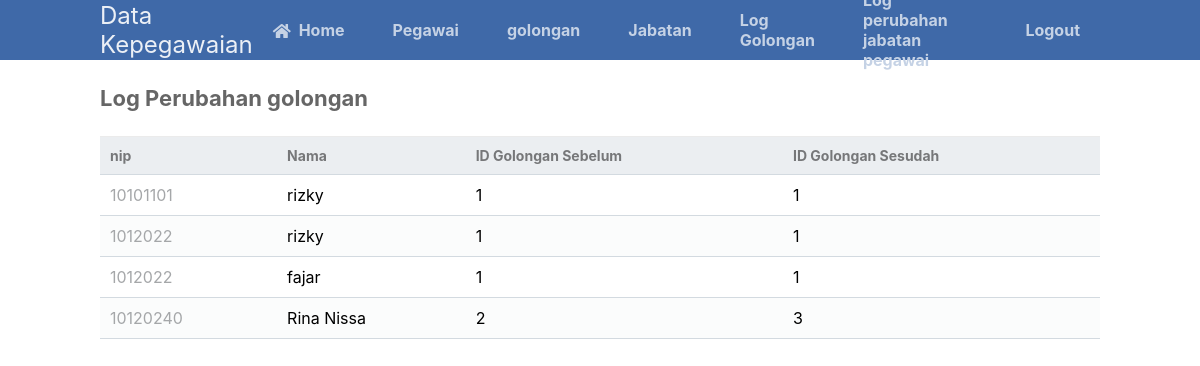
The app's page /log_golongan.php (signed in) with its own data.
### tables this page shows
CREATE TABLE `log_perubahan_golongan_pegawai` (
  `nip` varchar(8) NOT NULL,
  `nama` varchar(50) NOT NULL,
  `id_golongan_sebelum` varchar(1) NOT NULL,
  `id_golongan_sesudah` varchar(1) NOT NULL,
  `tanggal_perubahan` time NOT NULL
);

### log_golongan.php (the view, shortened to what this page needs)
<?php
include 'functions.php';
$pdo = pdo_connect_mysql();
$page = isset($_GET['page']) && is_numeric($_GET['page']) ? (int)$_GET['page'] : 1;
$records_per_page = 100;
$stmt = $pdo->prepare('SELECT * FROM log_perubahan_golongan_pegawai ORDER BY nip LIMIT :current_page, :record_per_page');
$stmt->bindValue(':current_page', ($page-1)*$records_per_page, PDO::PARAM_INT);
$stmt->bindValue(':record_per_page', $records_per_page, PDO::PARAM_INT);
$stmt->execute();
$contacts = $stmt->fetchAll(PDO::FETCH_ASSOC);
?>
<?=template_header('Read')?>
<div class="content read">
	<h2>Log Perubahan golongan</h2>
	<table>
        <thead>
            <tr>
                <td>nip</td>
                <td>Nama</td>
                <td>ID Golongan Sebelum</td>
                <td>ID Golongan Sesudah</td>
            </tr>
        </thead>
        <tbody>
            <?php foreach ($contacts as $contact): ?>
            <tr>
                <td><?=$contact['nip']?></td>
                <td><?=$contact['nama']?></td>
                <td><?=$contact['id_golongan_sebelum']?></td>
                <td><?=$contact['id_golongan_sesudah']?></td>
            </tr>
            <?php endforeach; ?>
        </tbody>
    </table>
</div>
<?=template_footer()?>

### style.css (style rules this page uses)
* { box-sizing: border-box; font-family: -apple-system, BlinkMacSystemFont, "segoe ui", roboto, oxygen, ubuntu, cantarell, "fira sans", "droid sans", "helvetica neue", Arial, sans-serif; font-size: 16px; -webkit-font-smoothing: antialiased; -moz-osx-font-smoothing: grayscale; }
body { background-color: #FFFFFF; margin: 0; }
.content { width: 1000px; margin: 0 auto; }
.content h2 { margin: 0; padding: 25px 0; font-size: 22px; border-bottom: 1px solid #ebebeb; color: #666666; }
.read table { width: 100%; padding-top: 30px; border-collapse: collapse; }
.read table thead { background-color: #ebeef1; border-bottom: 1px solid #d3dae0; }
.read table thead td { padding: 10px; font-weight: bold; color: #767779; font-size: 14px; }
.read table tbody tr { border-bottom: 1px solid #d3dae0; }
.read table tbody tr:nth-child(even) { background-color: #fbfcfc; }
.read table tbody tr td { padding: 10px; }
.read table tbody tr td:nth-child(1) { color: #a5a7a9; }

### records on screen
log_perubahan_golongan_pegawai: nip "10101101", nama "rizky", id_golongan_sebelum "1", id_golongan_sesudah "1"
log_perubahan_golongan_pegawai: nip "1012022", nama "rizky", id_golongan_sebelum "1", id_golongan_sesudah "1"
log_perubahan_golongan_pegawai: nip "1012022", nama "fajar", id_golongan_sebelum "1", id_golongan_sesudah "1"
log_perubahan_golongan_pegawai: nip "10120240", nama "Rina Nissa", id_golongan_sebelum "2", id_golongan_sesudah "3"
